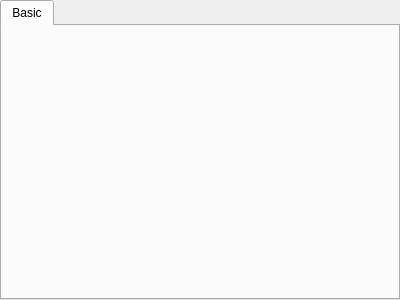
<?xml version="1.0" encoding="UTF-8"?>
<ui version="4.0">
 <class>InitialWidget</class>
 <widget class="QWidget" name="InitialWidget">
  <property name="geometry">
   <rect>
    <x>0</x>
    <y>0</y>
    <width>400</width>
    <height>300</height>
   </rect>
  </property>
  <property name="windowTitle">
   <string>Form</string>
  </property>
  <layout class="QGridLayout" name="gridLayout">
   <property name="leftMargin">
    <number>0</number>
   </property>
   <property name="topMargin">
    <number>0</number>
   </property>
   <property name="rightMargin">
    <number>0</number>
   </property>
   <property name="bottomMargin">
    <number>0</number>
   </property>
   <item row="0" column="0">
    <widget class="QTabWidget" name="tabWidget">
     <property name="currentIndex">
      <number>0</number>
     </property>
     <widget class="QWidget" name="Basic">
      <attribute name="title">
       <string>Basic</string>
      </attribute>
      <layout class="QGridLayout" name="gridLayout_2">
       <item row="0" column="0">
        <layout class="QVBoxLayout" name="verticalLayout_Basic"/>
       </item>
       <item row="1" column="0">
        <spacer name="verticalSpacer">
         <property name="orientation">
          <enum>Qt::Vertical</enum>
         </property>
         <property name="sizeHint" stdset="0">
          <size>
           <width>20</width>
           <height>40</height>
          </size>
         </property>
        </spacer>
       </item>
      </layout>
     </widget>
    </widget>
   </item>
  </layout>
 </widget>
 <resources/>
 <connections/>
</ui>
